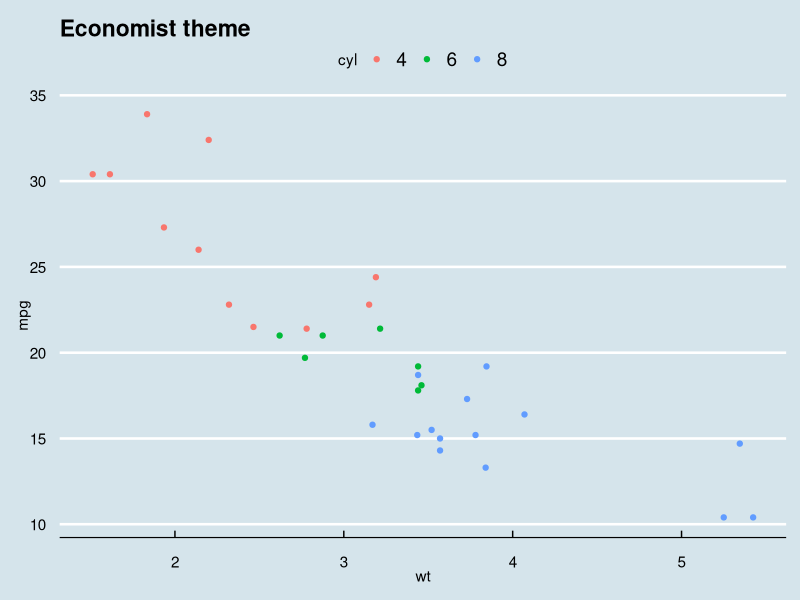
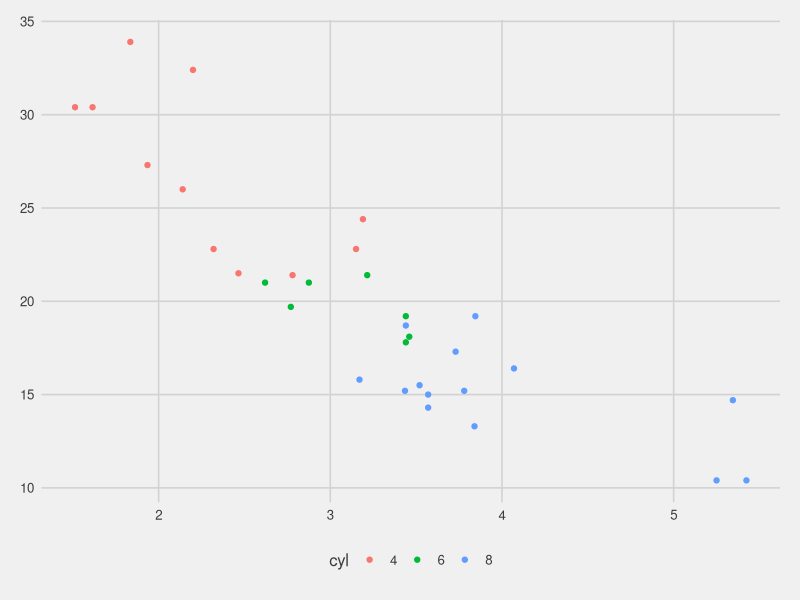
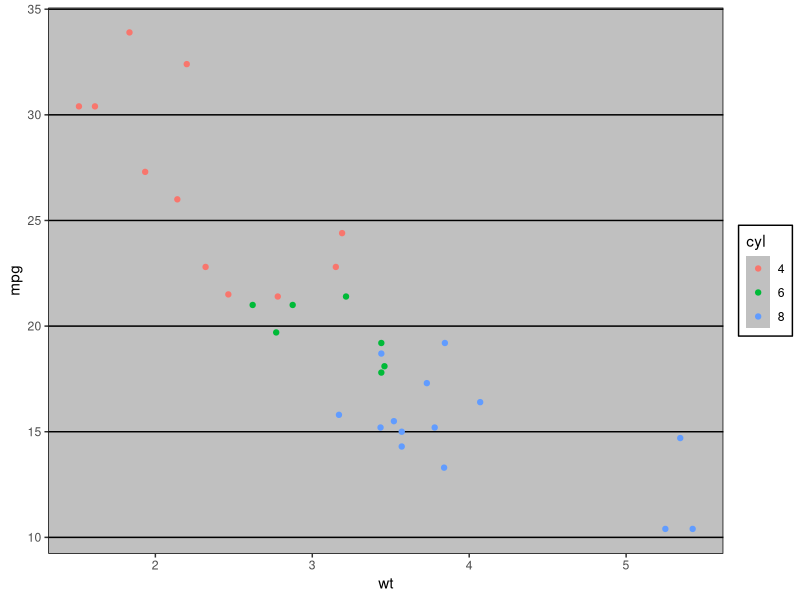
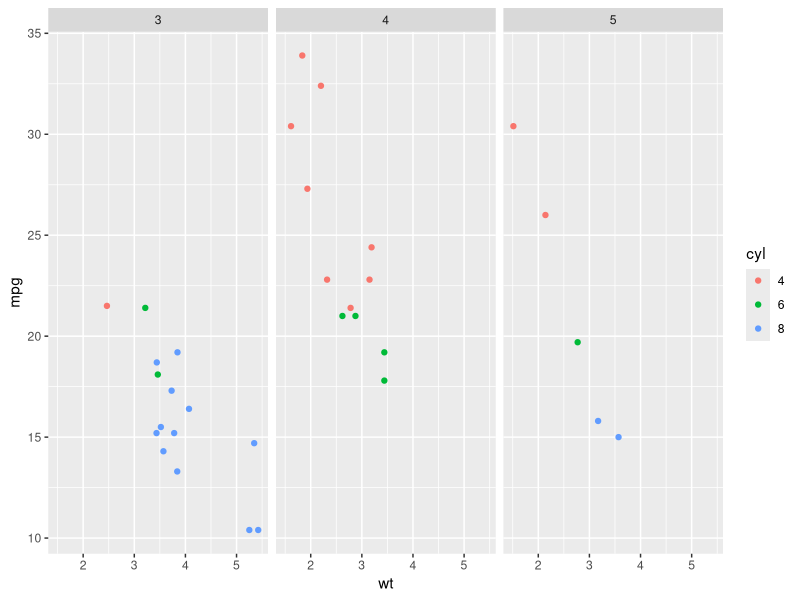
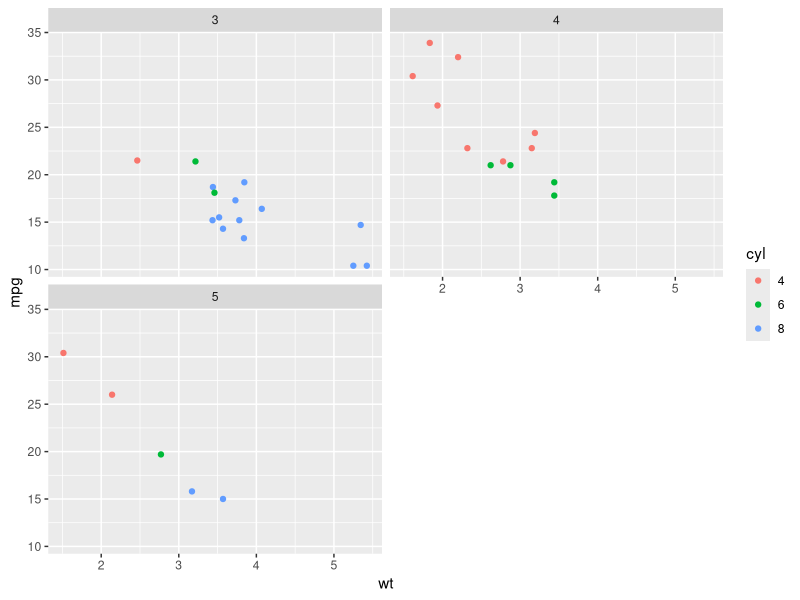
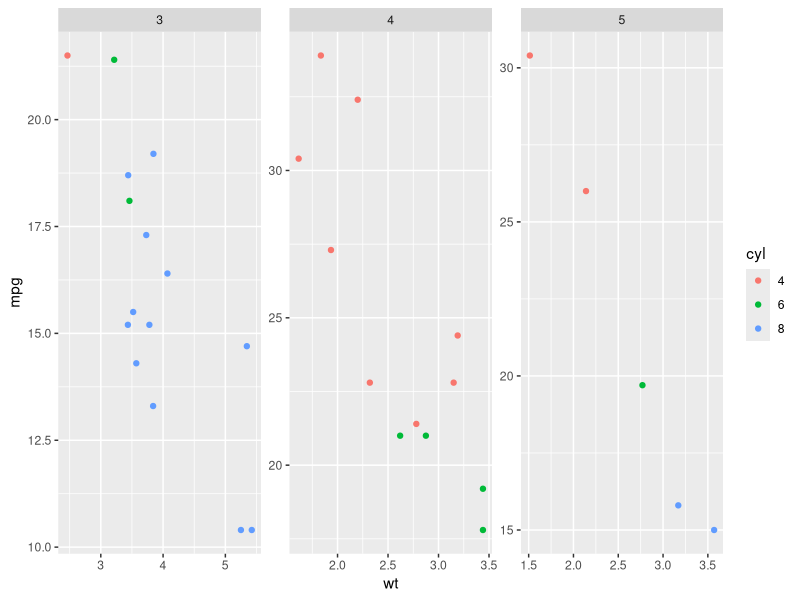
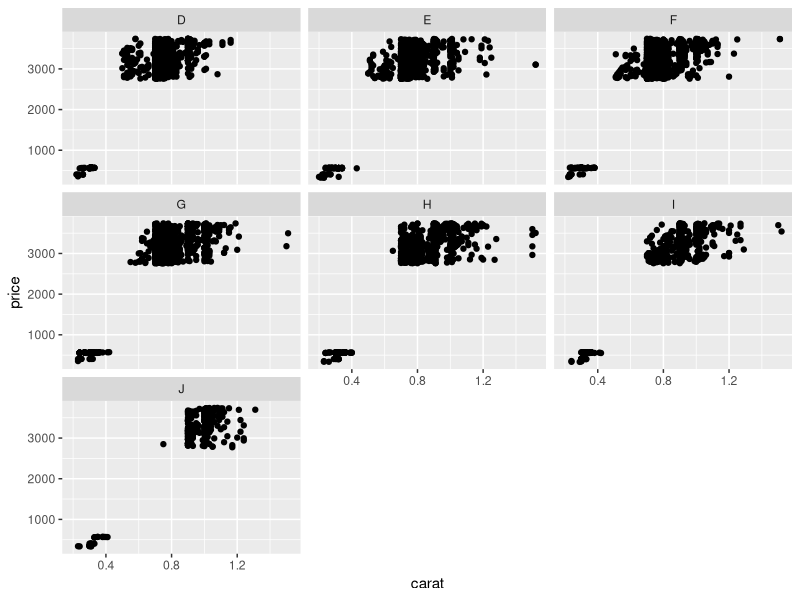
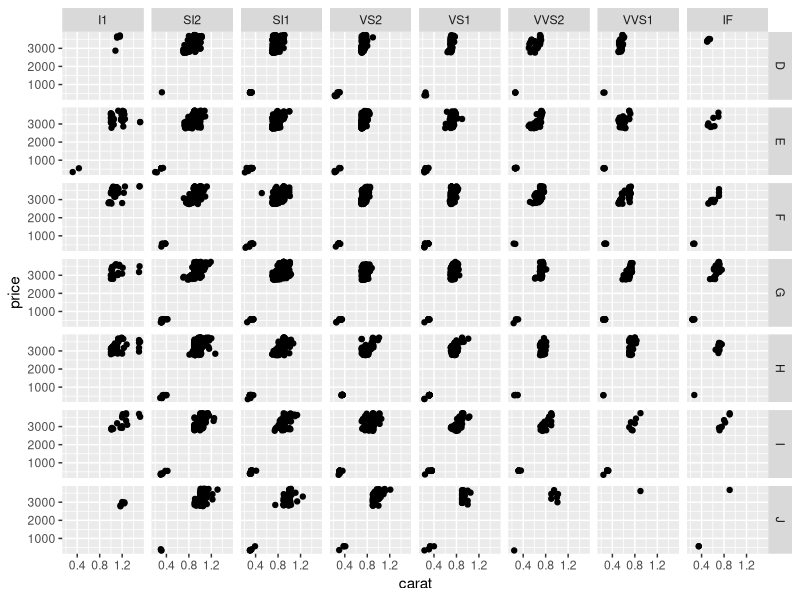

Recreate these plots in R, in order.
## ---- chunk 1
library(ggplot2)
mt = mtcars
mt$cyl = as.factor(mt$cyl)
# and redefine the plot with the new data
mtplot = ggplot(mt, aes(x = wt, y = mpg, color = cyl)) +
    geom_point()
## ---- chunk 2
library(ggthemes)
mtplot + theme_economist() +
    labs(title = "Economist theme")

mtplot + theme_fivethirtyeight()
mtplot + theme_excel()
## ---- chunk 3
mtplot + facet_wrap(~ gear)

mtplot + facet_wrap(~ gear, ncol = 2)
mtplot + facet_wrap(~ gear, scales = "free")
## ---- chunk 4
diam = diamonds[1:5000, ]

dplot =ggplot(diam, aes(x = carat, y = price)) +
    geom_point()

dplot + facet_wrap(~ color)
## ---- chunk 5
dplot + facet_grid(color ~ clarity)
## ---- chunk 6
ggplot(diamonds, aes(x = carat, y = price)) + geom_point(alpha = 0.05, shape = 20)

ggplot(diamonds, aes(x = carat, y = price)) +
    stat_bin_2d(bins = 60)

ggplot(diamonds, aes(x = carat, y = price)) +
    stat_bin_hex(bins = 60)
## ---- chunk 7
mtplot + scale_color_brewer(type = "qual") + theme_bw()

mtplot + scale_color_manual(
    values = c("dodgerblue4", "chartreuse", "aquamarine"), labels = c("4 cyl", "6 cyl", "blah")
) + theme_bw(base_size = 24)

library(scales)
dplot + scale_y_continuous(trans = "log", breaks = c(500, 1000, 3000), labels = dollar)
## ---- chunk 8
mtplot
dplot

library(gridExtra)
grid.arrange(mtplot, dplot, nrow = 1, widths = c(.7, .3))
## ---- chunk 9
ggplot(diam, aes(x = carat)) +
    geom_bar() +
    coord_polar()
## ---- chunk 10
# we can plot regression lines
mtplot + geom_smooth(method = "lm")

# scales can be used to set limits
# but data outside the limits is discarded!
mtplot + geom_smooth(method = "lm") +
    scale_x_continuous(limits = c(2.5, 3.75))

# to keep all the data (only rarely necessary)
# use a coord_ function to set the limits instead
mtplot + geom_smooth(method = "lm") +
    #scale_x_continuous(limits = c(2.5, 3.75)) +
    coord_cartesian(xlim = c(2.5, 3.75)) 
## ---- chunk 11
# annotate is super useful for adding labels
# or other little geoms that aren't in a data frame
mtplot + geom_smooth(method = "lm") +
    coord_cartesian(xlim = c(2.5, 3.75)) +
    annotate(geom = "text", x = c(3, 3.5), y = 30,
             label = c("this is my label", "hi"))
## ---- chunk 12
library(ggplot2)
DoverData = structure(list(Gear = c(2L, 2L, 2L, 2L, 2L, 2L, 2L, 2L, 2L, 2L), Tow = c(1L, 3L, 3L, 3L, 3L, 3L, 3L, 3L, 3L, 3L), MLL = c(36L, 27L, 28L, 29L, 31L, 32L, 33L, 34L, 37L, 38L), Number = c(1L, 1L, 1L, 2L, 5L, 2L, 2L, 1L, 2L, 3L), SSR = c(1, 1, 1, 1, 1, 1, 1, 1, 1, 1), Raised = c(1, 1, 1, 2, 5, 2, 2, 1, 2, 3)), .Names = c("Gear", "Tow", "MLL", "Number", "SSR", "Raised"), row.names = c(NA, 10L), class = "data.frame")

DoverData$Gear[8:10] = 1

ggplot(DoverData, aes(MLL)) + 
    geom_histogram(binwidth=5) + 
    facet_wrap(~Gear, scales="free")
